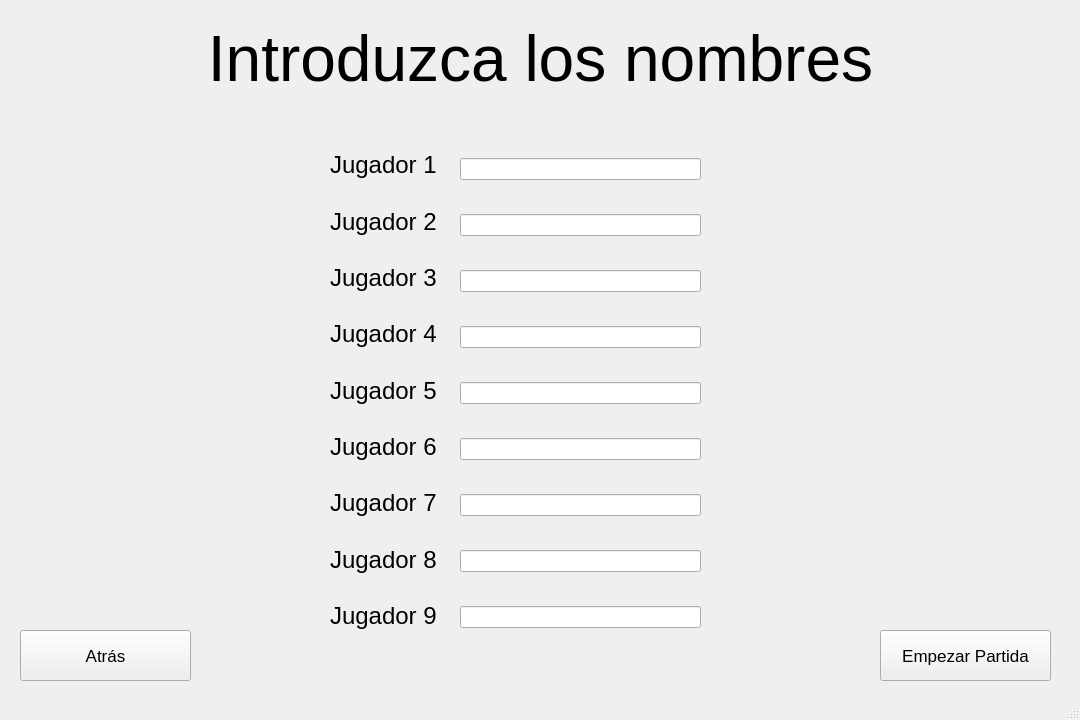
<?xml version="1.0" encoding="UTF-8"?>
<ui version="4.0">
 <class>MainWindow</class>
 <widget class="QMainWindow" name="MainWindow">
  <property name="geometry">
   <rect>
    <x>0</x>
    <y>0</y>
    <width>1080</width>
    <height>720</height>
   </rect>
  </property>
  <property name="windowTitle">
   <string>MainWindow</string>
  </property>
  <widget class="QWidget" name="centralwidget">
   <widget class="QLabel" name="label">
    <property name="geometry">
     <rect>
      <x>180</x>
      <y>20</y>
      <width>721</width>
      <height>81</height>
     </rect>
    </property>
    <property name="font">
     <font>
      <pointsize>9</pointsize>
     </font>
    </property>
    <property name="text">
     <string>&lt;html&gt;&lt;head/&gt;&lt;body&gt;&lt;p align=&quot;center&quot;&gt;&lt;span style=&quot; font-size:48pt;&quot;&gt;Introduzca los nombres&lt;/span&gt;&lt;/p&gt;&lt;/body&gt;&lt;/html&gt;</string>
    </property>
   </widget>
   <widget class="QWidget" name="verticalLayoutWidget">
    <property name="geometry">
     <rect>
      <x>330</x>
      <y>140</y>
      <width>111</width>
      <height>501</height>
     </rect>
    </property>
    <layout class="QVBoxLayout" name="verticalLayout">
     <item>
      <widget class="QLabel" name="label_8">
       <property name="font">
        <font>
         <pointsize>18</pointsize>
        </font>
       </property>
       <property name="text">
        <string>Jugador 1</string>
       </property>
      </widget>
     </item>
     <item>
      <widget class="QLabel" name="label_6">
       <property name="font">
        <font>
         <pointsize>18</pointsize>
        </font>
       </property>
       <property name="text">
        <string>Jugador 2</string>
       </property>
      </widget>
     </item>
     <item>
      <widget class="QLabel" name="label_9">
       <property name="font">
        <font>
         <pointsize>18</pointsize>
        </font>
       </property>
       <property name="text">
        <string>Jugador 3</string>
       </property>
      </widget>
     </item>
     <item>
      <widget class="QLabel" name="label_5">
       <property name="font">
        <font>
         <pointsize>18</pointsize>
        </font>
       </property>
       <property name="text">
        <string>Jugador 4</string>
       </property>
      </widget>
     </item>
     <item>
      <widget class="QLabel" name="label_3">
       <property name="font">
        <font>
         <pointsize>18</pointsize>
        </font>
       </property>
       <property name="text">
        <string>Jugador 5</string>
       </property>
      </widget>
     </item>
     <item>
      <widget class="QLabel" name="label_4">
       <property name="font">
        <font>
         <pointsize>18</pointsize>
        </font>
       </property>
       <property name="text">
        <string>Jugador 6</string>
       </property>
      </widget>
     </item>
     <item>
      <widget class="QLabel" name="label_2">
       <property name="font">
        <font>
         <pointsize>18</pointsize>
        </font>
       </property>
       <property name="text">
        <string>Jugador 7</string>
       </property>
      </widget>
     </item>
     <item>
      <widget class="QLabel" name="label_7">
       <property name="font">
        <font>
         <pointsize>18</pointsize>
        </font>
       </property>
       <property name="text">
        <string>Jugador 8</string>
       </property>
      </widget>
     </item>
     <item>
      <widget class="QLabel" name="label_10">
       <property name="font">
        <font>
         <pointsize>18</pointsize>
        </font>
       </property>
       <property name="text">
        <string>Jugador 9</string>
       </property>
      </widget>
     </item>
    </layout>
   </widget>
   <widget class="QWidget" name="verticalLayoutWidget_2">
    <property name="geometry">
     <rect>
      <x>460</x>
      <y>130</y>
      <width>241</width>
      <height>531</height>
     </rect>
    </property>
    <layout class="QVBoxLayout" name="verticalLayout_2">
     <item>
      <widget class="QLineEdit" name="lineEdit"/>
     </item>
     <item>
      <widget class="QLineEdit" name="lineEdit_6"/>
     </item>
     <item>
      <widget class="QLineEdit" name="lineEdit_9"/>
     </item>
     <item>
      <widget class="QLineEdit" name="lineEdit_8"/>
     </item>
     <item>
      <widget class="QLineEdit" name="lineEdit_7"/>
     </item>
     <item>
      <widget class="QLineEdit" name="lineEdit_5"/>
     </item>
     <item>
      <widget class="QLineEdit" name="lineEdit_3"/>
     </item>
     <item>
      <widget class="QLineEdit" name="lineEdit_4"/>
     </item>
     <item>
      <widget class="QLineEdit" name="lineEdit_2"/>
     </item>
    </layout>
   </widget>
   <widget class="QPushButton" name="pushButton">
    <property name="geometry">
     <rect>
      <x>880</x>
      <y>630</y>
      <width>171</width>
      <height>51</height>
     </rect>
    </property>
    <property name="font">
     <font>
      <pointsize>13</pointsize>
     </font>
    </property>
    <property name="text">
     <string>Empezar Partida</string>
    </property>
   </widget>
   <widget class="QPushButton" name="pushButton_2">
    <property name="geometry">
     <rect>
      <x>20</x>
      <y>630</y>
      <width>171</width>
      <height>51</height>
     </rect>
    </property>
    <property name="font">
     <font>
      <pointsize>13</pointsize>
     </font>
    </property>
    <property name="text">
     <string>Atrás</string>
    </property>
   </widget>
  </widget>
  <widget class="QStatusBar" name="statusbar"/>
 </widget>
 <resources/>
 <connections/>
</ui>
